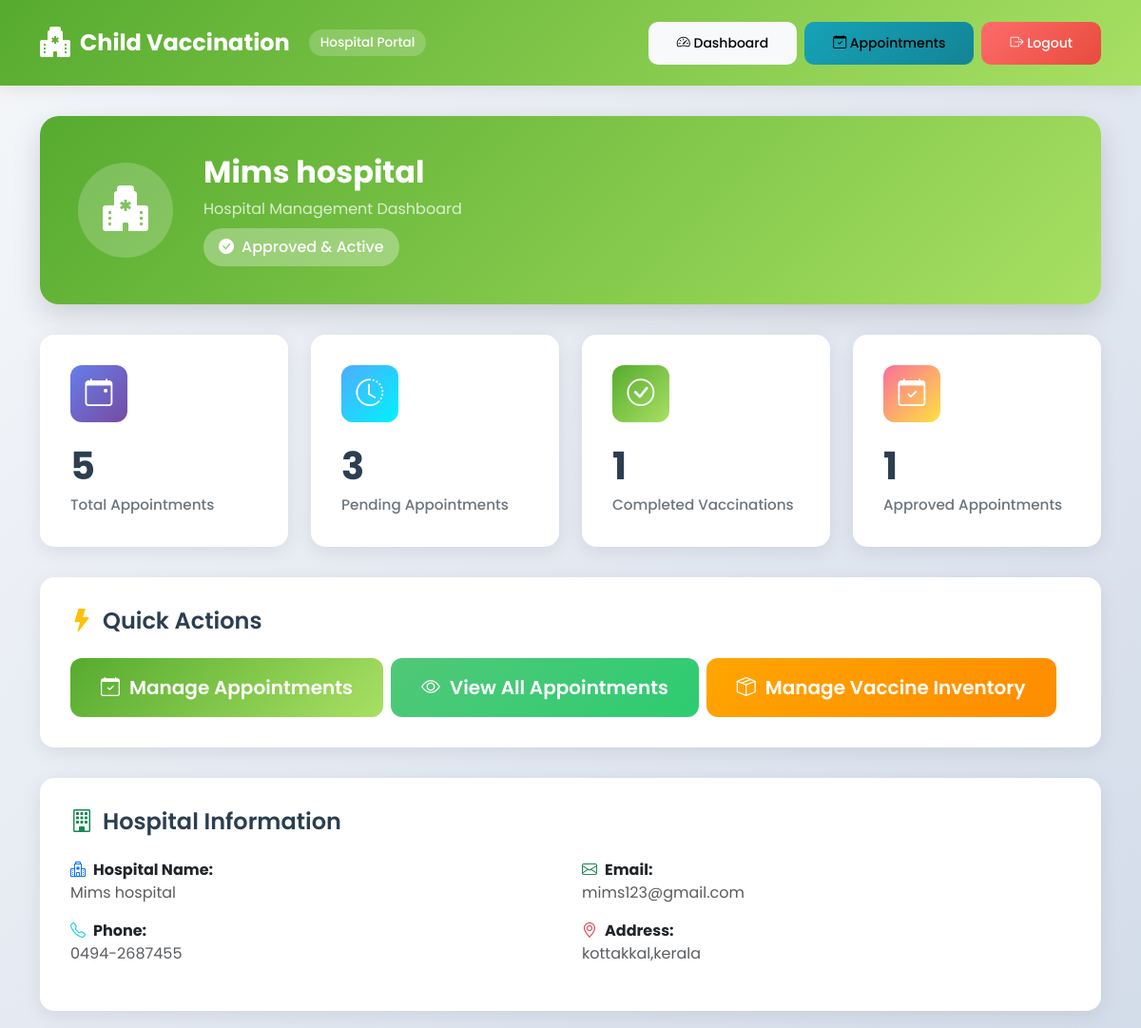
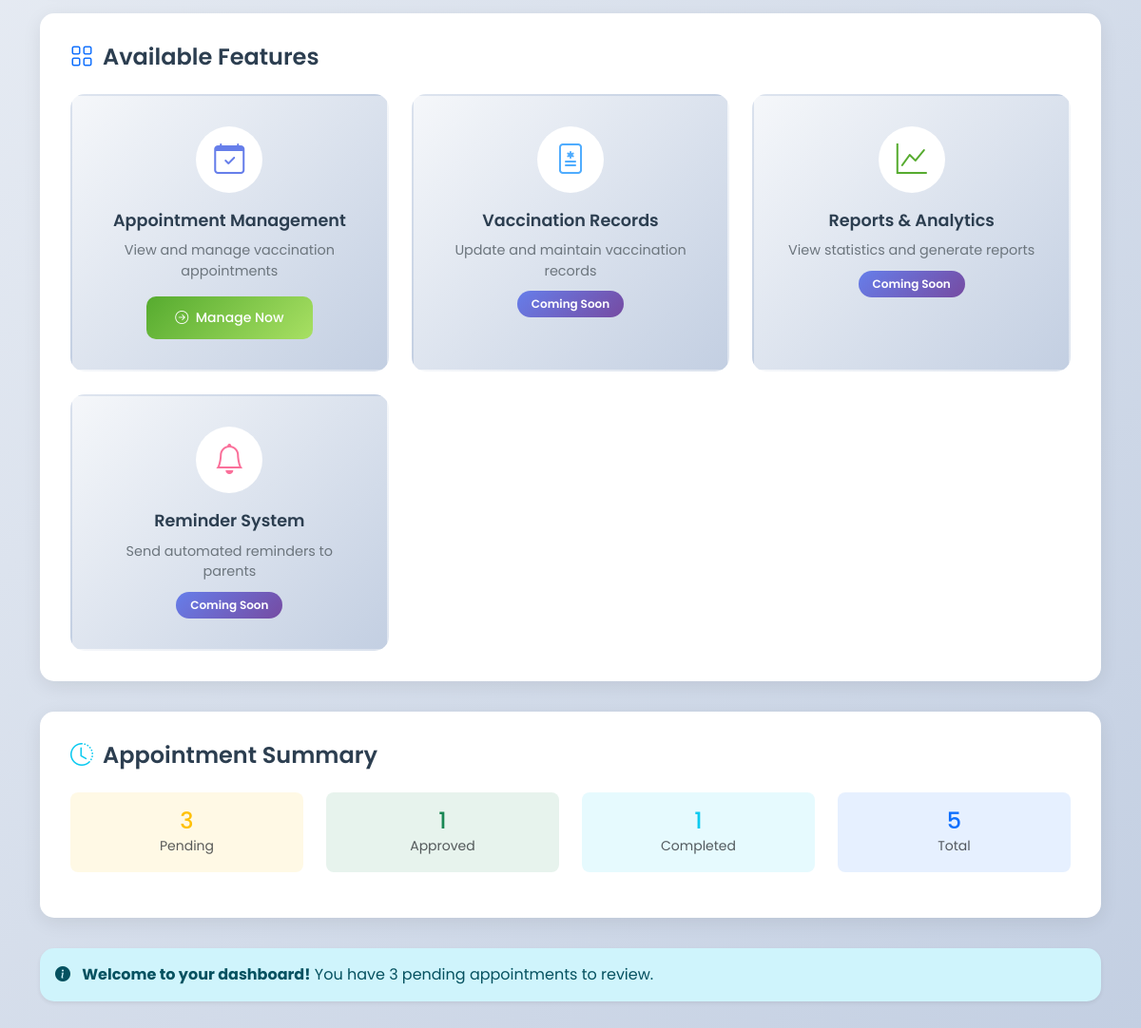
Page /hospital/dashboard/ (signed in) on the committed database (2 pictures, top to bottom).
### accounts/models.py (models this page shows, shortened)
class Hospital(models.Model):
    user = models.OneToOneField(User, on_delete=models.CASCADE, null=True, blank=True)
    name = models.CharField(max_length=255)
    address = models.TextField()
    phone = models.CharField(max_length=20, unique=True)
    email = models.EmailField(unique=True)
    approved = models.BooleanField(default=False)
    class Meta:
        verbose_name = "Hospital"
        verbose_name_plural = "Hospitals"
        ordering = ['name']

### accounts/views.py (the view)
# urls.py: path('hospital/dashboard/', views.hospital_dashboard, name='hospital_dashboard'),
@login_required
def hospital_dashboard(request):
    try:
        hospital = Hospital.objects.get(user=request.user)
    except Hospital.DoesNotExist:
        messages.error(request, "Access denied. You must log in as an approved hospital.")
        return redirect('accounts:hospital_login')
    if not hospital.approved:
        messages.error(request, "Your hospital is registered but not yet approved by the administrator.")
        logout(request)
        return redirect('accounts:hospital_login')
    total_appointments = Appointment.objects.filter(hospital=hospital).count()
    pending_count = Appointment.objects.filter(hospital=hospital, status='Pending').count()
    approved_count = Appointment.objects.filter(hospital=hospital, status='Approved').count()
    completed_count = Appointment.objects.filter(hospital=hospital, status='Completed').count()
    context = {
        'hospital': hospital,
        'total_appointments': total_appointments,
        'pending_count': pending_count,
        'approved_count': approved_count,
        'completed_count': completed_count,
    }
    return render(request, 'accounts/hospital_dashboard.html', context)

### accounts/templates/accounts/hospital_dashboard.html (shortened to what this page needs)
{% extends "accounts/base-copy.html" %}
{% block content %}
<div class="dashboard-header">
  <div class="hospital-card">
    <div class="hospital-icon">
      <i class="bi bi-hospital-fill"></i>
    </div>
    <div class="hospital-info">
      <h2>{{ hospital.name }}</h2>
      <p class="mb-2 opacity-75">Hospital Management Dashboard</p>
      <div class="badge-approved">
        <i class="bi bi-check-circle-fill"></i>
        Approved & Active
      </div>
    </div>
  </div>
</div>
<div class="stats-grid">
  <div class="stat-card">
    <div class="stat-header">
      <div class="stat-icon" style="background: linear-gradient(135deg, #667eea 0%, #764ba2 100%);">
        <i class="bi bi-calendar-event"></i>
      </div>
    </div>
    <div class="stat-value">{{ total_appointments }}</div>
    <div class="stat-label">Total Appointments</div>
  </div>
  <div class="stat-card">
    <div class="stat-header">
      <div class="stat-icon" style="background: linear-gradient(135deg, #4facfe 0%, #00f2fe 100%);">
        <i class="bi bi-clock-history"></i>
      </div>
    </div>
    <div class="stat-value">{{ pending_count }}</div>
    <div class="stat-label">Pending Appointments</div>
  </div>
  <div class="stat-card">
    <div class="stat-header">
      <div class="stat-icon" style="background: linear-gradient(135deg, #56ab2f 0%, #a8e063 100%);">
        <i class="bi bi-check-circle"></i>
      </div>
    </div>
    <div class="stat-value">{{ completed_count }}</div>
    <div class="stat-label">Completed Vaccinations</div>
  </div>
  <div class="stat-card">
    <div class="stat-header">
      <div class="stat-icon" style="background: linear-gradient(135deg, #fa709a 0%, #fee140 100%);">
        <i class="bi bi-calendar-check"></i>
      </div>
    </div>
    <div class="stat-value">{{ approved_count }}</div>
    <div class="stat-label">Approved Appointments</div>
  </div>
</div>
<div class="info-card">
  <h5 class="section-title">
    <i class="bi bi-lightning-fill text-warning"></i>
    Quick Actions
  </h5>
  <div class="d-grid gap-2 d-md-flex">
    <a href="{% url 'accounts:hospital_appointments' %}" class="btn btn-primary btn-lg quick-action-btn">
      <i class="bi bi-calendar-check"></i>
      Manage Appointments
    </a>
    <a href="{% url 'accounts:hospital_appointments' %}" class="btn btn-success btn-lg quick-action-btn">
      <i class="bi bi-eye"></i>
      View All Appointments
    </a>
    <a href="{% url 'accounts:hospital_inventory' %}" class="btn btn-warning btn-lg quick-action-btn">
      <i class="bi bi-box-seam"></i>
      Manage Vaccine Inventory
    </a>
  </div>
</div>
<div class="info-card">
  <h5 class="section-title">
    <i class="bi bi-building text-success"></i>
    Hospital Information
  </h5>
  <div class="row">
    <div class="col-md-6 mb-3">
      <strong><i class="bi bi-hospital me-2 text-primary"></i>Hospital Name:</strong><br>
      <span class="text-muted">{{ hospital.name }}</span>
    </div>
    <div class="col-md-6 mb-3">
      <strong><i class="bi bi-envelope me-2 text-success"></i>Email:</strong><br>
      <span class="text-muted">{{ hospital.email }}</span>
    </div>
    <div class="col-md-6 mb-3">
      <strong><i class="bi bi-telephone me-2 text-info"></i>Phone:</strong><br>
      <span class="text-muted">{{ hospital.phone }}</span>
    </div>
    <div class="col-md-6 mb-3">
      <strong><i class="bi bi-geo-alt me-2 text-danger"></i>Address:</strong><br>
      <span class="text-muted">{{ hospital.address }}</span>
    </div>
  </div>
</div>
<div class="info-card">
  <h5 class="section-title">
    <i class="bi bi-grid text-primary"></i>
    Available Features
  </h5>
  <div class="feature-grid">
    <div class="feature-card">
      <div class="feature-icon">
        <i class="bi bi-calendar-check" style="color: #667eea;"></i>
      </div>
      <div class="feature-title">Appointment Management</div>
      <div class="feature-description">View and manage vaccination appointments</div>
      <a href="{% url 'accounts:hospital_appointments' %}" class="btn btn-sm btn-primary mt-3">
        <i class="bi bi-arrow-right-circle me-1"></i>
        Manage Now
      </a>
    </div>
    <div class="feature-card">
      <div class="feature-icon">
        <i class="bi bi-file-medical" style="color: #4facfe;"></i>
      </div>
      <div class="feature-title">Vaccination Records</div>
      <div class="feature-description">Update and maintain vaccination records</div>
      <div class="coming-soon-badge">Coming Soon</div>
    </div>
    <div class="feature-card">
      <div class="feature-icon">
        <i class="bi bi-graph-up" style="color: #56ab2f;"></i>
      </div>
      <div class="feature-title">Reports & Analytics</div>
      <div class="feature-description">View statistics and generate reports</div>
      <div class="coming-soon-badge">Coming Soon</div>
    </div>
    <div class="feature-card">
      <div class="feature-icon">
        <i class="bi bi-bell" style="color: #fa709a;"></i>
      </div>
      <div class="feature-title">Reminder System</div>
      <div class="feature-description">Send automated reminders to parents</div>
      <div class="coming-soon-badge">Coming Soon</div>
    </div>
  </div>
</div>
{% if total_appointments > 0 %}
<div class="info-card">
  <h5 class="section-title">
    <i class="bi bi-clock-history text-info"></i>
    Appointment Summary
  </h5>
  <div class="row">
    <div class="col-md-3 mb-3">
      <div class="p-3 bg-warning bg-opacity-10 rounded-3 text-center">
        <h4 class="mb-0 text-warning">{{ pending_count }}</h4>
        <small class="text-muted">Pending</small>
      </div>
    </div>
    <div class="col-md-3 mb-3">
      <div class="p-3 bg-success bg-opacity-10 rounded-3 text-center">
        <h4 class="mb-0 text-success">{{ approved_count }}</h4>
        <small class="text-muted">Approved</small>
      </div>
    </div>
    <div class="col-md-3 mb-3">
      <div class="p-3 bg-info bg-opacity-10 rounded-3 text-center">
        <h4 class="mb-0 text-info">{{ completed_count }}</h4>
        <small class="text-muted">Completed</small>
      </div>
    </div>
    <div class="col-md-3 mb-3">
      <div class="p-3 bg-primary bg-opacity-10 rounded-3 text-center">
        <h4 class="mb-0 text-primary">{{ total_appointments }}</h4>
        <small class="text-muted">Total</small>
      </div>
    </div>
  </div>
</div>
{% endif %}
<div class="alert alert-info border-0 shadow-sm" style="border-radius: 15px;">
  <i class="bi bi-info-circle-fill me-2"></i>
  <strong>Welcome to your dashboard!</strong>
  {% if total_appointments > 0 %}
    You have {{ pending_count }} pending appointment{{ pending_count|pluralize }} to review.
  {% else %}
    No appointments have been booked yet. Appointments will appear here when parents book them.
  {% endif %}
</div>
<link rel="stylesheet" href="https://cdn.jsdelivr.net/npm/bootstrap-icons/font/bootstrap-icons.css">
{% endblock %}

### accounts/templates/accounts/base-copy.html (style rules this page uses)
:root { --primary-color: #56ab2f; --secondary-color: #a8e063; --accent-color: #FF6B6B; --dark-color: #2C3E50; --light-color: #F8F9FA; --gradient-1: linear-gradient(135deg, #667eea 0%, #764ba2 100%); --gradient-2: linear-gradient(135deg, #56ab2f 0%, #a8e063 100%); --gradient-3: linear-gradient(135deg, #f093fb 0%, #f5576c 100%); --gradient-hospital: linear-gradient(135deg, #56ab2f 0%, #a8e063 100%); }
* { font-family: 'Poppins', sans-serif; }
body { background: linear-gradient(135deg, #f5f7fa 0%, #c3cfe2 100%); min-height: 100vh; }
.alert { border-radius: 15px; border: none; box-shadow: 0 5px 20px rgba(0,0,0,0.1); animation: slideDown 0.5s ease; }
.btn { border-radius: 10px; padding: 12px 30px; font-weight: 500; transition: all 0.3s ease; border: none; }
.btn-primary { background: var(--gradient-hospital); }
.btn-success { background: linear-gradient(135deg, #50C878 0%, #2ECC71 100%); }
.btn-warning { background: linear-gradient(135deg, #FFA500 0%, #FF8C00 100%); color: white; }

### accounts/templates/accounts/hospital_dashboard.html (style rules this page uses)
.dashboard-header { background: linear-gradient(135deg, #56ab2f 0%, #a8e063 100%); color: white; padding: 2.5rem; border-radius: 20px; margin-bottom: 2rem; box-shadow: 0 10px 30px rgba(0,0,0,0.15); }
.hospital-card { display: flex; align-items: center; gap: 2rem; }
.hospital-icon { width: 100px; height: 100px; background: rgba(255,255,255,0.2); border-radius: 50%; display: flex; align-items: center; justify-content: center; font-size: 3rem; }
.hospital-info h2 { font-size: 2rem; font-weight: 700; margin-bottom: 0.5rem; }
.badge-approved { background: rgba(255,255,255,0.3); padding: 0.5rem 1rem; border-radius: 20px; font-weight: 500; display: inline-flex; align-items: center; gap: 8px; }
.stats-grid { display: grid; grid-template-columns: repeat(auto-fit, minmax(250px, 1fr)); gap: 1.5rem; margin-bottom: 2rem; }
.stat-card { background: white; border-radius: 15px; padding: 2rem; box-shadow: 0 5px 20px rgba(0,0,0,0.08); transition: all 0.3s ease; cursor: pointer; }
.stat-header { display: flex; align-items: center; justify-content: space-between; margin-bottom: 1rem; }
.stat-icon { width: 60px; height: 60px; border-radius: 12px; display: flex; align-items: center; justify-content: center; font-size: 1.8rem; color: white; }
.stat-value { font-size: 2.5rem; font-weight: 700; color: #2C3E50; }
.stat-label { color: #6c757d; font-size: 0.95rem; font-weight: 500; }
.info-card { background: white; border-radius: 15px; padding: 2rem; box-shadow: 0 5px 20px rgba(0,0,0,0.08); margin-bottom: 2rem; }
.section-title { font-size: 1.5rem; font-weight: 600; margin-bottom: 1.5rem; color: #2C3E50; display: flex; align-items: center; gap: 10px; }
.feature-grid { display: grid; grid-template-columns: repeat(auto-fit, minmax(280px, 1fr)); gap: 1.5rem; }
.feature-card { background: linear-gradient(135deg, #f5f7fa 0%, #c3cfe2 100%); border-radius: 15px; padding: 2rem; transition: all 0.3s ease; border: 2px solid transparent; text-align: center; }
.feature-icon { width: 70px; height: 70px; background: white; border-radius: 50%; display: flex; align-items: center; justify-content: center; margin: 0 auto 1rem; font-size: 2rem; }
.feature-title { font-size: 1.1rem; font-weight: 600; margin-bottom: 0.5rem; color: #2C3E50; }
.feature-description { color: #6c757d; font-size: 0.9rem; }
.coming-soon-badge { background: linear-gradient(135deg, #667eea 0%, #764ba2 100%); color: white; padding: 5px 15px; border-radius: 20px; font-size: 0.75rem; font-weight: 600; display: inline-block; margin-top: 10px; }
.quick-action-btn { padding: 1rem 2rem; border-radius: 12px; font-weight: 600; transition: all 0.3s ease; text-decoration: none; display: inline-flex; align-items: center; gap: 10px; }

### rows in the picture
Hospital: name "Mims hospital", email "mims123@gmail.com", phone "0494-2687455", address "kottakkal,kerala"

### other values in the picture
{{ total_appointments }} "5"
{{ pending_count }} "3"
{{ completed_count }} "1"
{{ approved_count }} "1"
